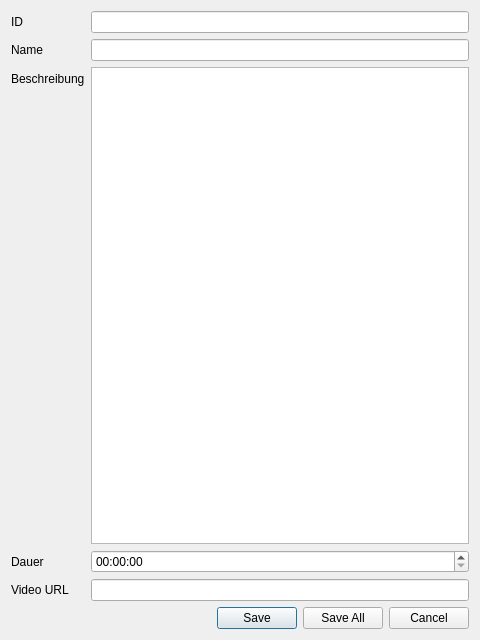
<?xml version="1.0" encoding="UTF-8"?>
<ui version="4.0">
 <class>Dialog</class>
 <widget class="QDialog" name="Dialog">
  <property name="geometry">
   <rect>
    <x>0</x>
    <y>0</y>
    <width>480</width>
    <height>640</height>
   </rect>
  </property>
  <property name="windowTitle">
   <string>Dialog</string>
  </property>
  <layout class="QVBoxLayout" name="verticalLayout">
   <item>
    <layout class="QFormLayout" name="formLayout">
     <item row="1" column="0">
      <widget class="QLabel" name="label_name">
       <property name="text">
        <string>Name</string>
       </property>
      </widget>
     </item>
     <item row="1" column="1">
      <widget class="QLineEdit" name="lineEdit_name">
       <property name="text">
        <string extracomment="Name der Übung"/>
       </property>
      </widget>
     </item>
     <item row="2" column="0">
      <widget class="QLabel" name="label_description">
       <property name="text">
        <string>Beschreibung</string>
       </property>
      </widget>
     </item>
     <item row="3" column="0">
      <widget class="QLabel" name="label_duration">
       <property name="text">
        <string>Dauer</string>
       </property>
      </widget>
     </item>
     <item row="3" column="1">
      <widget class="QTimeEdit" name="timeEdit_duration"/>
     </item>
     <item row="4" column="0">
      <widget class="QLabel" name="label_video_url">
       <property name="text">
        <string>Video URL</string>
       </property>
      </widget>
     </item>
     <item row="4" column="1">
      <widget class="QLineEdit" name="lineEdit_video_url"/>
     </item>
     <item row="0" column="0">
      <widget class="QLabel" name="label_id">
       <property name="text">
        <string>ID</string>
       </property>
      </widget>
     </item>
     <item row="0" column="1">
      <widget class="QLineEdit" name="lineEdit_id">
       <property name="readOnly">
        <bool>true</bool>
       </property>
      </widget>
     </item>
     <item row="2" column="1">
      <widget class="QTextEdit" name="textEdit_description"/>
     </item>
    </layout>
   </item>
   <item alignment="Qt::AlignBottom">
    <widget class="QDialogButtonBox" name="buttonBox">
     <property name="layoutDirection">
      <enum>Qt::LeftToRight</enum>
     </property>
     <property name="autoFillBackground">
      <bool>false</bool>
     </property>
     <property name="orientation">
      <enum>Qt::Horizontal</enum>
     </property>
     <property name="standardButtons">
      <set>QDialogButtonBox::Cancel|QDialogButtonBox::Save|QDialogButtonBox::SaveAll</set>
     </property>
     <property name="centerButtons">
      <bool>false</bool>
     </property>
    </widget>
   </item>
  </layout>
 </widget>
 <resources/>
 <connections>
  <connection>
   <sender>buttonBox</sender>
   <signal>accepted()</signal>
   <receiver>Dialog</receiver>
   <slot>accept()</slot>
   <hints>
    <hint type="sourcelabel">
     <x>248</x>
     <y>254</y>
    </hint>
    <hint type="destinationlabel">
     <x>157</x>
     <y>274</y>
    </hint>
   </hints>
  </connection>
  <connection>
   <sender>buttonBox</sender>
   <signal>rejected()</signal>
   <receiver>Dialog</receiver>
   <slot>reject()</slot>
   <hints>
    <hint type="sourcelabel">
     <x>316</x>
     <y>260</y>
    </hint>
    <hint type="destinationlabel">
     <x>286</x>
     <y>274</y>
    </hint>
   </hints>
  </connection>
 </connections>
</ui>
